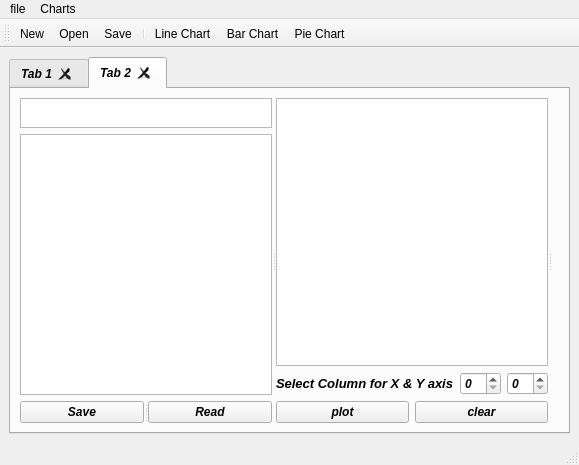
<?xml version="1.0" encoding="UTF-8"?>
<ui version="4.0">
 <class>MainWindow</class>
 <widget class="QMainWindow" name="MainWindow">
  <property name="geometry">
   <rect>
    <x>0</x>
    <y>0</y>
    <width>579</width>
    <height>465</height>
   </rect>
  </property>
  <property name="windowTitle">
   <string>MainWindow</string>
  </property>
  <widget class="QWidget" name="centralwidget">
   <layout class="QHBoxLayout" name="horizontalLayout">
    <item>
     <layout class="QGridLayout" name="gridLayout">
      <item row="0" column="0">
       <widget class="QTabWidget" name="tabWidget">
        <property name="font">
         <font>
          <weight>75</weight>
          <italic>true</italic>
          <bold>true</bold>
         </font>
        </property>
        <property name="tabletTracking">
         <bool>false</bool>
        </property>
        <property name="currentIndex">
         <number>1</number>
        </property>
        <property name="tabsClosable">
         <bool>true</bool>
        </property>
        <property name="movable">
         <bool>true</bool>
        </property>
        <property name="tabBarAutoHide">
         <bool>false</bool>
        </property>
        <widget class="QWidget" name="tab">
         <attribute name="title">
          <string>Tab 1</string>
         </attribute>
         <layout class="QHBoxLayout" name="horizontalLayout_2">
          <item>
           <widget class="QSplitter" name="splitter_2">
            <property name="orientation">
             <enum>Qt::Horizontal</enum>
            </property>
            <widget class="QFrame" name="gridFrame">
             <widget class="QComboBox" name="comboBox">
              <property name="geometry">
               <rect>
                <x>10</x>
                <y>10</y>
                <width>131</width>
                <height>22</height>
               </rect>
              </property>
             </widget>
            </widget>
            <widget class="QFrame" name="gridFrame1">
             <widget class="QComboBox" name="comboBox_2">
              <property name="geometry">
               <rect>
                <x>9</x>
                <y>9</y>
                <width>121</width>
                <height>22</height>
               </rect>
              </property>
             </widget>
            </widget>
            <widget class="QFrame" name="gridFrame">
             <widget class="QComboBox" name="comboBox_3">
              <property name="geometry">
               <rect>
                <x>9</x>
                <y>9</y>
                <width>111</width>
                <height>22</height>
               </rect>
              </property>
             </widget>
            </widget>
           </widget>
          </item>
         </layout>
        </widget>
        <widget class="QWidget" name="tab_2">
         <attribute name="title">
          <string>Tab 2</string>
         </attribute>
         <layout class="QHBoxLayout" name="horizontalLayout_6">
          <item>
           <widget class="QSplitter" name="splitter_3">
            <property name="orientation">
             <enum>Qt::Horizontal</enum>
            </property>
            <widget class="QWidget" name="">
             <layout class="QVBoxLayout" name="verticalLayout_2">
              <item>
               <widget class="QPlainTextEdit" name="plainTextEdit_3">
                <property name="enabled">
                 <bool>true</bool>
                </property>
                <property name="maximumSize">
                 <size>
                  <width>1391384</width>
                  <height>30</height>
                 </size>
                </property>
                <property name="sizeIncrement">
                 <size>
                  <width>10</width>
                  <height>20</height>
                 </size>
                </property>
                <property name="font">
                 <font>
                  <weight>75</weight>
                  <italic>true</italic>
                  <bold>true</bold>
                  <kerning>true</kerning>
                 </font>
                </property>
                <property name="textInteractionFlags">
                 <set>Qt::LinksAccessibleByKeyboard|Qt::LinksAccessibleByMouse|Qt::TextBrowserInteraction|Qt::TextEditable|Qt::TextEditorInteraction|Qt::TextSelectableByKeyboard|Qt::TextSelectableByMouse</set>
                </property>
                <property name="maximumBlockCount">
                 <number>10</number>
                </property>
                <property name="backgroundVisible">
                 <bool>false</bool>
                </property>
               </widget>
              </item>
              <item>
               <widget class="QPlainTextEdit" name="plainTextEdit"/>
              </item>
              <item>
               <widget class="QSplitter" name="splitter">
                <property name="orientation">
                 <enum>Qt::Horizontal</enum>
                </property>
                <widget class="QPushButton" name="pushButton_2">
                 <property name="text">
                  <string>Save</string>
                 </property>
                </widget>
                <widget class="QPushButton" name="pushButton">
                 <property name="text">
                  <string>Read</string>
                 </property>
                </widget>
               </widget>
              </item>
             </layout>
            </widget>
            <widget class="QWidget" name="">
             <layout class="QVBoxLayout" name="verticalLayout">
              <item>
               <widget class="QTableWidget" name="tableWidget">
                <property name="acceptDrops">
                 <bool>true</bool>
                </property>
                <property name="autoFillBackground">
                 <bool>false</bool>
                </property>
               </widget>
              </item>
              <item>
               <layout class="QHBoxLayout" name="horizontalLayout_5">
                <item>
                 <widget class="QLabel" name="label">
                  <property name="font">
                   <font>
                    <pointsize>10</pointsize>
                    <weight>75</weight>
                    <italic>true</italic>
                    <bold>true</bold>
                   </font>
                  </property>
                  <property name="text">
                   <string>Select Column for X &amp; Y axis</string>
                  </property>
                 </widget>
                </item>
                <item>
                 <widget class="QSpinBox" name="spinBox"/>
                </item>
                <item>
                 <widget class="QSpinBox" name="spinBox_2"/>
                </item>
               </layout>
              </item>
              <item>
               <layout class="QHBoxLayout" name="horizontalLayout_4">
                <item>
                 <widget class="QPushButton" name="pushButton_3">
                  <property name="text">
                   <string>plot</string>
                  </property>
                 </widget>
                </item>
                <item>
                 <widget class="QPushButton" name="pushButton_4">
                  <property name="text">
                   <string>clear</string>
                  </property>
                 </widget>
                </item>
               </layout>
              </item>
             </layout>
            </widget>
            <widget class="QLabel" name="label_2">
             <property name="text">
              <string/>
             </property>
            </widget>
           </widget>
          </item>
         </layout>
        </widget>
       </widget>
      </item>
     </layout>
    </item>
   </layout>
   <widget class="QWidget" name="layoutWidget">
    <property name="geometry">
     <rect>
      <x>0</x>
      <y>0</y>
      <width>2</width>
      <height>2</height>
     </rect>
    </property>
    <layout class="QHBoxLayout" name="horizontalLayout_3"/>
   </widget>
  </widget>
  <widget class="QMenuBar" name="menubar">
   <property name="geometry">
    <rect>
     <x>0</x>
     <y>0</y>
     <width>579</width>
     <height>21</height>
    </rect>
   </property>
   <widget class="QMenu" name="menufile">
    <property name="title">
     <string>file</string>
    </property>
    <addaction name="actionNew"/>
    <addaction name="actionOpen"/>
    <addaction name="actionSave"/>
   </widget>
   <widget class="QMenu" name="menuCharts">
    <property name="title">
     <string>Charts</string>
    </property>
    <addaction name="actionLine"/>
    <addaction name="actionBar_Chart"/>
    <addaction name="actionPie_Chart"/>
   </widget>
   <addaction name="menufile"/>
   <addaction name="menuCharts"/>
  </widget>
  <widget class="QStatusBar" name="statusbar"/>
  <widget class="QToolBar" name="toolBar">
   <property name="windowTitle">
    <string>toolBar</string>
   </property>
   <attribute name="toolBarArea">
    <enum>TopToolBarArea</enum>
   </attribute>
   <attribute name="toolBarBreak">
    <bool>false</bool>
   </attribute>
   <addaction name="actionNew"/>
   <addaction name="actionOpen"/>
   <addaction name="actionSave"/>
   <addaction name="separator"/>
   <addaction name="actionLine"/>
   <addaction name="actionBar_Chart"/>
   <addaction name="actionPie_Chart"/>
  </widget>
  <action name="actionNew">
   <property name="icon">
    <iconset>
     <normalon>:/img/newtab.png</normalon>
    </iconset>
   </property>
   <property name="text">
    <string>New</string>
   </property>
  </action>
  <action name="actionOpen">
   <property name="icon">
    <iconset>
     <normalon>:/img/open.png</normalon>
    </iconset>
   </property>
   <property name="text">
    <string>Open</string>
   </property>
  </action>
  <action name="actionSave">
   <property name="icon">
    <iconset>
     <normalon>:/img/save.png</normalon>
    </iconset>
   </property>
   <property name="text">
    <string>Save</string>
   </property>
  </action>
  <action name="actionLine">
   <property name="icon">
    <iconset>
     <normalon>:/img/linechart.png</normalon>
    </iconset>
   </property>
   <property name="text">
    <string>Line Chart</string>
   </property>
  </action>
  <action name="actionBar_Chart">
   <property name="icon">
    <iconset>
     <normalon>:/img/barchart.png</normalon>
    </iconset>
   </property>
   <property name="text">
    <string>Bar Chart</string>
   </property>
  </action>
  <action name="actionPie_Chart">
   <property name="icon">
    <iconset>
     <normalon>:/img/piechart.png</normalon>
    </iconset>
   </property>
   <property name="text">
    <string>Pie Chart</string>
   </property>
  </action>
 </widget>
 <resources/>
 <connections/>
</ui>
